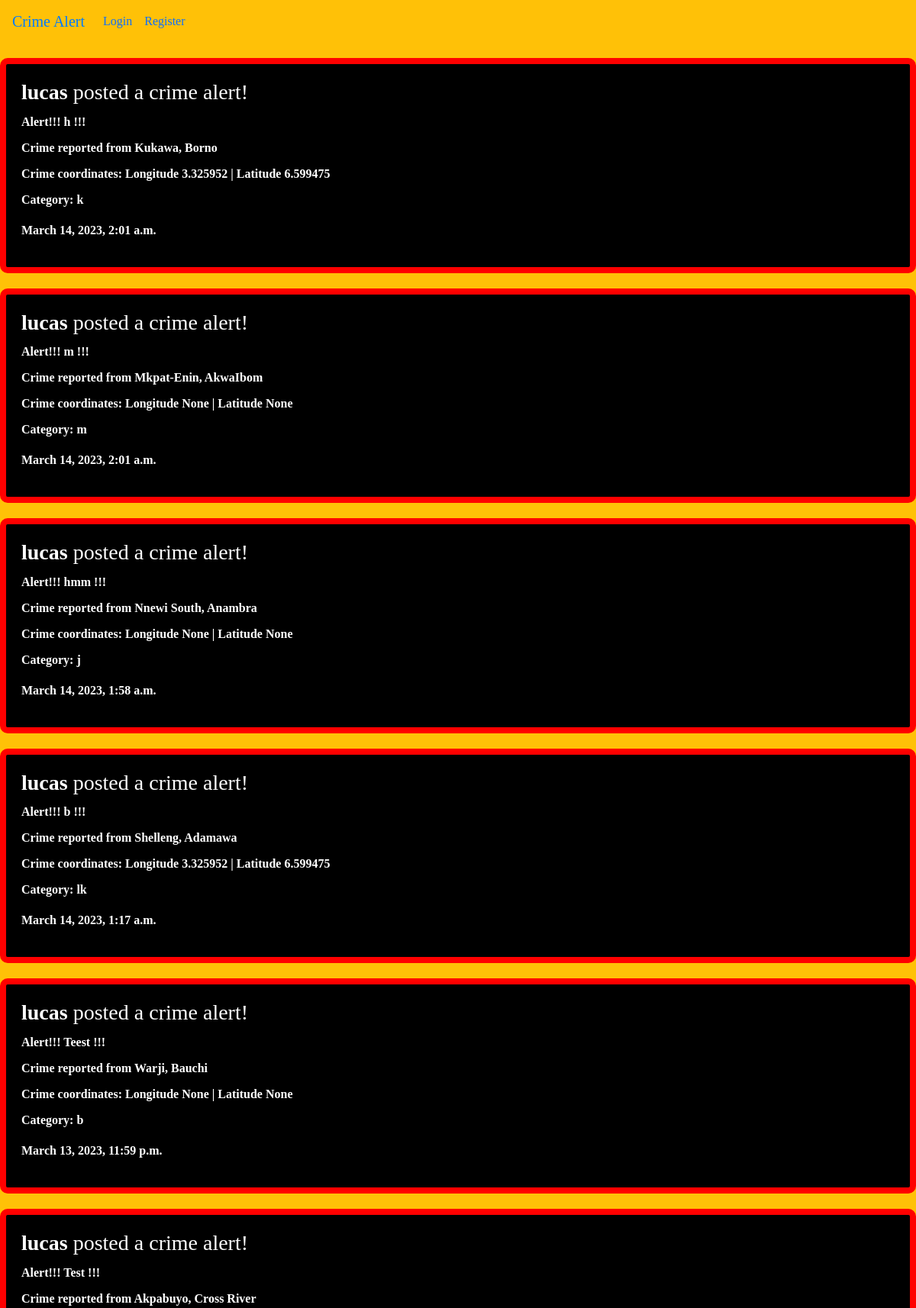
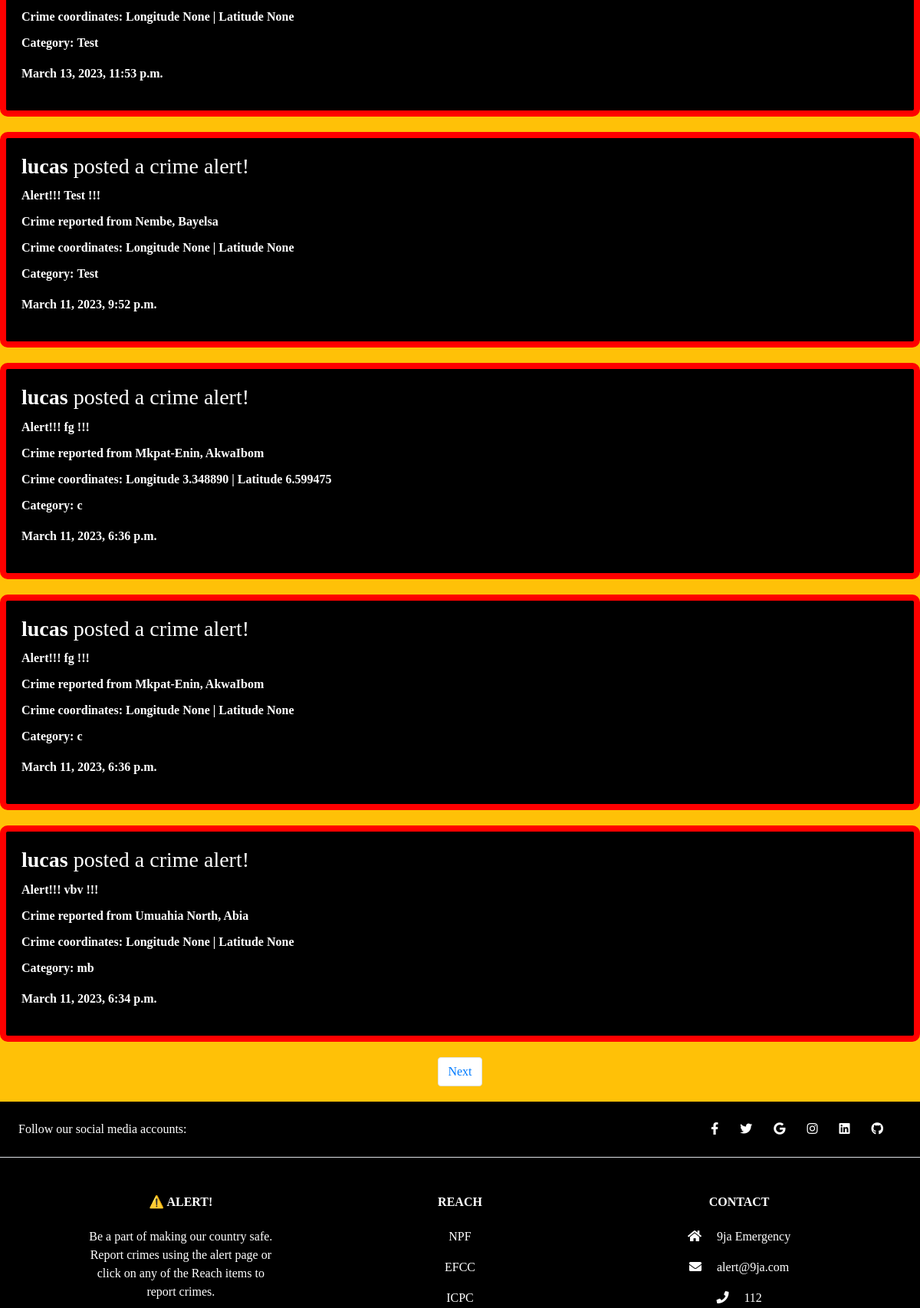
The app's page /all_alerts (upper part) with its own data (2 pictures, top to bottom).
### alert/models.py (models this page shows, shortened)
class Alert(models.Model):
    user = models.ForeignKey(User, on_delete=models.CASCADE, blank=True, null=True, related_name="User")
    content = models.TextField(blank=False, null=False)
    timestamp = models.DateTimeField(auto_now_add=True)
    state = models.CharField(max_length=100, blank=False)
    lga = models.CharField(max_length=100, blank=False)
    latitude = models.DecimalField(max_digits=9, decimal_places=6, blank=True, null=True)
    longitude = models.DecimalField(max_digits=9, decimal_places=6, blank=True, null=True)
    category = models.CharField(max_length=50, blank = False, null=False)

class User(AbstractUser):
    pass

### alert/views.py (the view)
# urls.py: path("all_alerts", views.all_alerts, name="all_alerts"),
def all_alerts(request):
    alert = Alert.objects.all().order_by("id").reverse()
    paginator = Paginator(alert, 10) # Show 10 posts per page.
    page_number = request.GET.get('page')
    page_post = paginator.get_page(page_number)
    return render(request, "all_alerts.html", {
        "alert": alert,
        "page_post": page_post
    })

### alert/templates/all_alerts.html (shortened to what this page needs)
{% extends "layout.html" %}
{% block body %}
{% for data in page_post %}
<div class="post" style="margin: 20px 0; padding: 20px;  border-radius: 10px;">
  <h3 style="margin: 0 0 10px 0;"><strong>{{data.user}}</strong> posted a crime alert!</h3>
  <p style="margin: 0 0 10px 0;">Alert!!! {{data.content}} !!!</p>
  <p style="margin: 0 0 10px 0;"><strong> Crime reported from</strong> {{data.lga}}, {{data.state}}</p>
  <p style="margin: 0 0 10px 0;">Crime coordinates: Longitude {{data.longitude}} | Latitude {{data.latitude}}</p>
  <p>Category: <strong>{{data.category}}</strong></p>
  <p>{{data.timestamp}}</p>
</div>
{% endfor %}
<nav aria-label="Page navigation example">
  <ul class="pagination d-flex justify-content-center">
  {% if page_post.has_next %}
  <li class="page-item"><a class="page-link" href="?page={{page_post.next_page_number}}">Next</a></li>
  {% endif %}
  </ul>
</nav>
{% endblock %}

### alert/templates/layout.html (shortened to what this page needs)
{% load static %}
<!DOCTYPE html>
<html lang="en">
    <head>
        <link rel="stylesheet" href="https://use.fontawesome.com/releases/v5.15.1/css/all.css">
        <link href="{% static 'styles.css' %}" rel="stylesheet">
        <link href="https://cdn.jsdelivr.net/npm/bootstrap@5.1.3/dist/css/bootstrap.min.css" rel="stylesheet">
        <link rel="stylesheet" href="https://stackpath.bootstrapcdn.com/bootstrap/4.4.1/css/bootstrap.min.css">
    </head>
    <body class="bg-warning" style="font-family: oswald;">
      <nav class="navbar navbar-expand-lg navbar-expand-md bg-warning">
        <a class="navbar-brand" href="{% url 'index' %}">Crime Alert</a>
        <div class="collapse navbar-collapse" id="navbarNav">
          <ul class="navbar-nav">
            {% if user.is_authenticated %}
            <li class="nav-item">
              <a class="nav-link" href="{% url 'index' %}">Home</a>
            </li>
            <li class="nav-item">
              <a class="nav-link" href="#">About</a>
            </li>
            <li class="nav-item">
              <a class="nav-link" href="{% url 'logout' %}">Logout</a>
            </li>
            <li class="nav-item">
              <a class="nav-link" href="#">Contact</a>
            </li>
            {% else %}
            <li class="nav-item">
              <a class="nav-link" href="{% url 'login' %}">Login</a>
            </li>
            <li class="nav-item">
              <a class="nav-link" href="{% url 'register' %}">Register</a>
            </li>
          {% endif %}
          </ul>
        </div>
      </nav>
      {% block body %}
      {% endblock %}
  <footer>
    <section class="d-flex justify-content-center justify-content-lg-between p-4 border-bottom" style="margin-top: 20px;">
      <div class="me-5 d-none d-lg-block">
        <span>Follow our social media accounts:</span>
      </div>
      <div>
        <a  href="google.com" class="me-4 text-reset">
          <i class="fab fa-facebook-f"></i>
        </a>
        <a href="" class="me-4 text-reset">
          <i class="fab fa-twitter"></i>
        </a>
        <a href="" class="me-4 text-reset">
          <i class="fab fa-google"></i>
        </a>
        <a href="" class="me-4 text-reset">
          <i class="fab fa-instagram"></i>
        </a>
        <a href="" class="me-4 text-reset">
          <i class="fab fa-linkedin"></i>
        </a>
        <a href="" class="me-4 text-reset">
          <i class="fab fa-github"></i>
        </a>
      </div>
    </section>
    <section class="">
      <div class="container text-center text-md-start mt-5">
        <div class="row mt-3">
          <div class="col-md-3 col-lg-4 col-xl-3 mx-auto mb-4">
            <h6 class="text-uppercase fw-bold mb-4">
               ⚠️ ALERT!
            </h6>
            <p>
              Be a part of making our country safe. Report crimes
              using the alert page or click on any of the Reach
              items to report crimes.
            </p>
          </div>
          <div class="col-md-2 col-lg-2 col-xl-2 mx-auto mb-4">
            <h6 class="text-uppercase fw-bold mb-4">
              Reach
            </h6>
            <p>
              <a href="https://www.npf.gov.ng/info/contact_pros.php" class="text-reset">NPF</a>
            </p>
            <p>
              <a href="https://www.efcc.gov.ng/efcc/get-in-touch-2" class="text-reset">EFCC</a>
            </p>
            <p>
              <a href="https://icpc.gov.ng/contact-us/" class="text-reset">ICPC</a>
            </p>
          </div>
          <div class="col-md-4 col-lg-3 col-xl-3 mx-auto mb-md-0 mb-4">
            <h6 class="text-uppercase fw-bold mb-4">Contact</h6>
            <p><i class="fas fa-home me-3"></i> 9ja Emergency</p>
            <p>
              <i class="fas fa-envelope me-3"></i>
              alert@9ja.com
            </p>
            <p><i class="fas fa-phone me-3"></i> 112</p>
          </div>
        </div>
      </div>
    </section>
  </footer>
    </body>
</html>

### alert/static/styles.css (style rules this page uses)
footer { background-color: black; color: white; }
.post { margin-top: 20px; border: 8px solid red; padding: auto; background-color: black; color: white; position: relative; font-weight: bold; }

### records on screen
Alert: user "lucas", content "h", lga "Kukawa", state "Borno", longitude "3.325952", latitude "6.599475", category "k", timestamp "March 14, 2023, 2:01 a.m."
Alert: user "lucas", content "m", lga "Mkpat-Enin", state "AkwaIbom", longitude "None", latitude "None", category "m", timestamp "March 14, 2023, 2:01 a.m."
Alert: user "lucas", content "hmm", lga "Nnewi South", state "Anambra", longitude "None", latitude "None", category "j", timestamp "March 14, 2023, 1:58 a.m."
Alert: user "lucas", content "b", lga "Shelleng", state "Adamawa", longitude "3.325952", latitude "6.599475", category "lk", timestamp "March 14, 2023, 1:17 a.m."
Alert: user "lucas", content "Teest", lga "Warji", state "Bauchi", longitude "None", latitude "None", category "b", timestamp "March 13, 2023, 11:59 p.m."
Alert: user "lucas", content "Test", lga "Akpabuyo", state "Cross River", longitude "None", latitude "None", category "Test", timestamp "March 13, 2023, 11:53 p.m."
Alert: user "lucas", content "Test", lga "Nembe", state "Bayelsa", longitude "None", latitude "None", category "Test", timestamp "March 11, 2023, 9:52 p.m."
Alert: user "lucas", content "fg", lga "Mkpat-Enin", state "AkwaIbom", longitude "3.348890", latitude "6.599475", category "c", timestamp "March 11, 2023, 6:36 p.m."
Alert: user "lucas", content "fg", lga "Mkpat-Enin", state "AkwaIbom", longitude "None", latitude "None", category "c", timestamp "March 11, 2023, 6:36 p.m."
Alert: user "lucas", content "vbv", lga "Umuahia North", state "Abia", longitude "None", latitude "None", category "mb", timestamp "March 11, 2023, 6:34 p.m."
